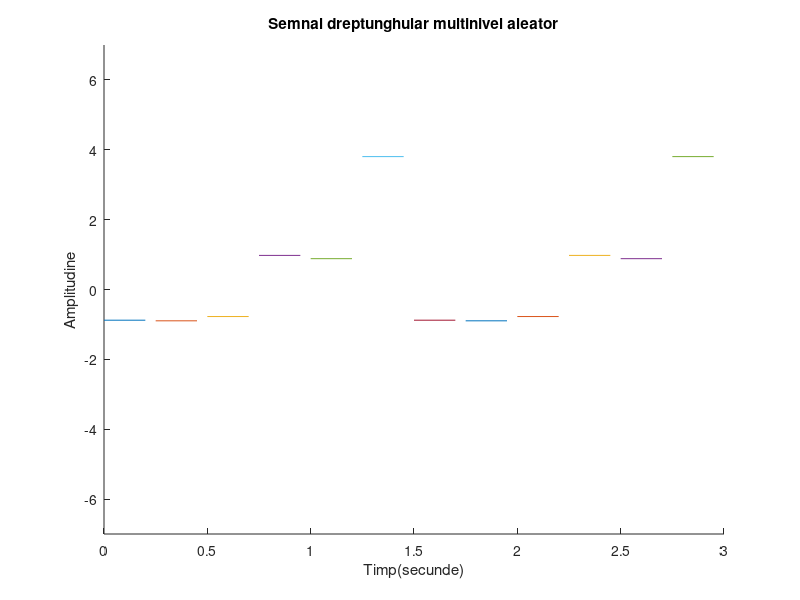

Write the MATLAB code that produced this figure.
hold on;
%Cu ajutorul functie hold on vom afisa simultan mai multe semnale pe acelasi grafic
%200ms
%folosim rand pentru a genera un numar aleator
r1=rand(1);
r2=rand(1);
r3=rand(1);
r4=rand(1);
r5=rand(1);
r6=rand(1);
t1=0:0.2:0.25;
t2=0.25:0.2:0.5;
t3=0.5:0.2:0.75;
t4=0.75:0.2:1;
t5=1:0.2:1.25;
t6=1.25:0.2:1.5;
%Stabilesc nivelurile
x1=-5*r1*square(pi*8*t1,100);
x2=-3*r2*square(pi*8*t2,100);
x3=-1*r3*square(pi*8*t3,100);
x4=1*r4*square(pi*8*t4,100);
x5=3*r5*square(pi*8*t5,100);
x6=5*r6*square(pi*8*t6,100);
%->Vom folosi functia plot pentru a genera grafice cu parametrii t1 si x1, t2 si x2, t3 si x3, t4 si x4, t5 si x5, t6 si x6
plot(t1,x1);
plot(t2,x2);
plot(t3,x3);
plot(t4,x4);
plot(t5,x5);
plot(t6,x6);
%->Folosim functia axis pentru a delimita spectrele de valori ale graficului generat de plot pentru a se incadra corespunzator in parametri
axis([0 3 -7 7]);
plot(1.5+t1,x1);
plot(1.5+t2,x2);
plot(1.5+t3,x3);
plot(1.5+t4,x4);
plot(1.5+t5,x5);
plot(1.5+t6,x6);
%Am denumit axa Ox
xlabel('Timp(secunde)')
%Am denumit axa Oy
ylabel('Amplitudine')
title('Semnal dreptunghular multinivel aleator')
